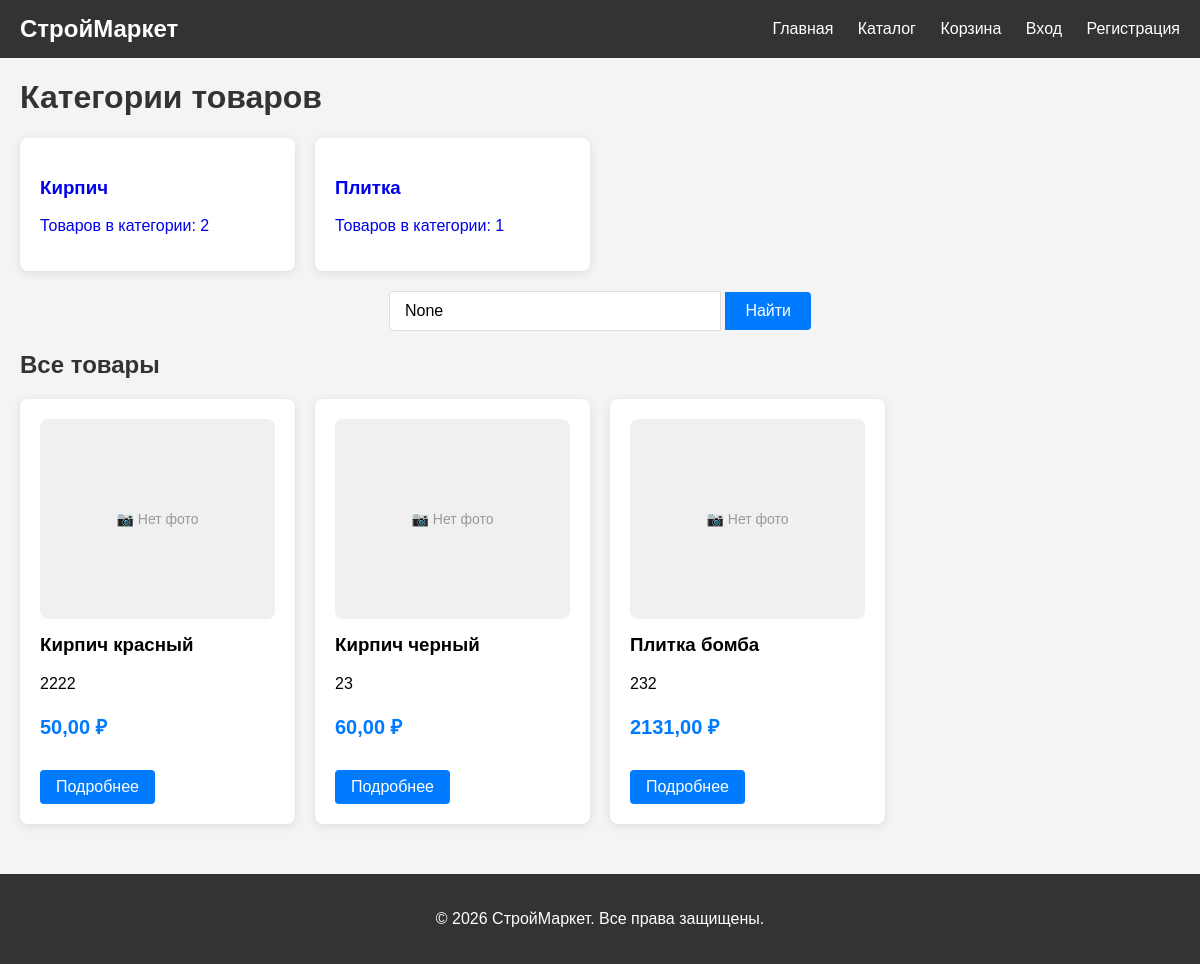
The page / on the database its author committed.
### main/models.py (models this page shows, shortened)
class Category(models.Model):
    name = models.CharField(max_length=100)
    slug = models.SlugField(unique=True)

class Product(models.Model):
    name = models.CharField(max_length=200)
    slug = models.SlugField(unique=True)
    description = models.TextField(blank=True)
    price = models.DecimalField(max_digits=10, decimal_places=2)
    category = models.ForeignKey(Category, on_delete=models.CASCADE, related_name='products')
    characteristics = models.TextField(blank=True, verbose_name='Характеристики')
    image = models.ImageField('Изображение', upload_to='products/', blank=True, null=True)

### main/views.py (the view)
# urls.py: path('', views.index, name='index'),
def index(request):
    categories = Category.objects.all()
    products = Product.objects.all()
    query = request.GET.get('q')
    if query:
        products = products.filter(
            Q(name__icontains=query) |
            Q(description__icontains=query)
        )
    return render(request, 'main/index.html', {
        'categories': categories,
        'products': products,
        'query': query
    })

### main/templates/main/index.html (shortened to what this page needs)
<!DOCTYPE html>
<html lang="ru">
<head>
</head>
<body>
    <div class="header">
        <div class="container">
            <div class="logo">СтройМаркет</div>
            <div class="nav">
                <a href="{% url 'about' %}">Главная</a>
                <a href="/">Каталог</a>
                <a href="{% url 'cart_detail' %}" style="color: white; margin-left: 20px;">Корзина</a>
                {% if user.is_authenticated %}
                    <span>Привет, {{ user.username }}!</span>
                    <a href="{% url 'logout' %}">Выход</a>
                    {% if user.is_superuser %}
                        <a href="/admin">Админка</a>
                    {% endif %}
                {% else %}
                    <a href="{% url 'login' %}">Вход</a>
                    <a href="{% url 'register' %}">Регистрация</a>
                {% endif %}
            </div>
        </div>
    </div>
    <div class="container">
        <h1>Категории товаров</h1>
        <div class="category-grid">
    {% for category in categories %}
    <a href="{% url 'category_detail' category.slug %}" style="text-decoration: none;">
        <div class="category-card">
            <h3>{{ category.name }}</h3>
            <p>Товаров в категории: {{ category.products.count }}</p>
        </div>
    </a>
    {% empty %}
    <p>Нет категорий.</p>
    {% endfor %}
</div>
<div style="margin: 20px 0; text-align: center;">
    <form method="GET" action="" style="display: inline-block;">
        <input type="text"
               name="q"
               placeholder="Поиск товаров..."
               value="{{ query }}"
               style="
                   padding: 10px 15px;
                   width: 300px;
                   border: 1px solid #ddd;
                   border-radius: 4px 0 0 4px;
                   font-size: 16px;
               ">
        <button type="submit"
                style="
                    padding: 10px 20px;
                    background: #007bff;
                    color: white;
                    border: none;
                    border-radius: 0 4px 4px 0;
                    cursor: pointer;
                    font-size: 16px;
                ">Найти</button>
    </form>
</div>
<h2>Все товары</h2>
{% if products %}
    <div class="product-grid">
        {% for product in products %}
        <div class="product-card">
            <div class="product-image">
                {% if product.image %}
                    <img src="{{ product.image.url }}" alt="{{ product.name }}">
                {% else %}
                    <div class="no-image">📷 Нет фото</div>
                {% endif %}
            </div>
            <h3>{{ product.name }}</h3>
            <p>{{ product.description|truncatechars:50 }}</p>
            <p class="price">{{ product.price }} ₽</p>
            <a href="{% url 'product_detail' product.slug %}" class="btn">Подробнее</a>
        </div>
        {% endfor %}
    </div>
{% else %}
    <p class="empty-message">😕 Товаров пока нет</p>
{% endif %}
</div>
    <div class="footer">
        <p>© 2026 СтройМаркет. Все права защищены.</p>
    </div>
</body>
</html>

### main/templates/main/index.html (style rules this page uses)
.category-card { transition: transform 0.2s, box-shadow 0.2s; cursor: pointer; }
body { font-family: Arial, sans-serif; margin: 0; padding: 0; background-color: #f4f4f4; }
.header { background-color: #333; color: white; padding: 15px 0; }
.header .container { display: flex; justify-content: space-between; align-items: center; }
.container { max-width: 1200px; margin: 0 auto; padding: 0 20px; }
.logo { font-size: 24px; font-weight: bold; }
.nav a, .nav span { color: white; text-decoration: none; margin-left: 20px; }
h1, h2 { color: #333; }
.category-grid, .product-grid { display: grid; grid-template-columns: repeat(auto-fill, minmax(250px, 1fr)); gap: 20px; margin-top: 20px; }
.category-card, .product-card { background: white; border-radius: 8px; padding: 20px; box-shadow: 0 2px 10px rgba(0,0,0,0.1); }
.product-card h3 { margin-top: 0; }
.price { font-size: 20px; color: #007bff; font-weight: bold; }
.btn { display: inline-block; background: #007bff; color: white; padding: 8px 16px; text-decoration: none; border-radius: 4px; margin-top: 10px; }
.footer { background: #333; color: white; text-align: center; padding: 20px 0; margin-top: 50px; }
.product-image { width: 100%; height: 200px; background: #f0f0f0; display: flex; align-items: center; justify-content: center; border-radius: 8px; overflow: hidden; margin-bottom: 15px; }
.no-image { color: #999; font-size: 14px; }

### rows shown on the page
Category: name "Кирпич", products.count "2"
Category: name "Плитка", products.count "1"
Product: shows "📷 Нет фото", name "Кирпич красный", description "2222", price "50,00"
Product: shows "📷 Нет фото", name "Кирпич черный", description "23", price "60,00"
Product: shows "📷 Нет фото", name "Плитка бомба", description "232", price "2131,00"
